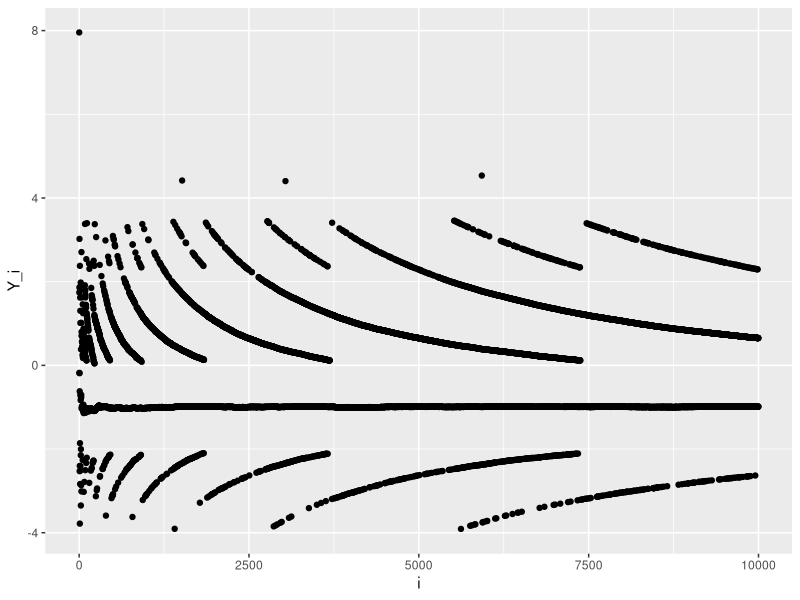
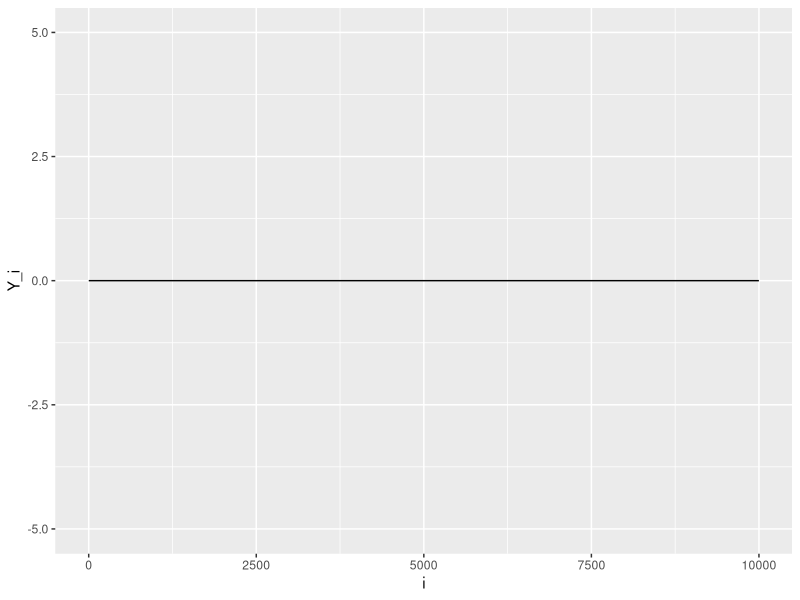

Reproduce these figures in R, in order.
## ---- chunk 1
knitr::opts_chunk$set(echo = TRUE)
## ---- chunk 2
x1 <- 1 ; x2 <- 1/2
if (isTRUE(all.equal( x1 - x2, 1/2))){
  print("substraction is correct")
}else{
  print("substraction is wrong")
}
## ---- chunk 3
epsilon = 10^(-15)

derivative <- function(x){
  stopifnot(is.numeric(x))
  dx <- ((x+epsilon) - x)/(epsilon)
  return(dx)
}

## ---- chunk 4
x1 = 1
x2 = 100000
derivative(x1)
derivative(x2)
## ---- chunk 5
library(ggplot2)
## ---- chunk 6
myvar <- function(x){
  stopifnot(is.vector(x),
            is.numeric(x))
  n <- length(x)
  variance <- (1/(n-1))*(sum(x^2) - (1/n)*((sum(x))^2))
  return(variance)
}

vect_x <- rnorm(10000, mean = 10^8, sd = 1)

Y <- c()
for (i in 1:length(vect_x)){
  Y[i] <- myvar(vect_x[1:i]) - var(vect_x[1:i])
}

Y = Y[!is.na(Y)]

## ---- chunk 7
data_Y <- data.frame(values = Y, len = 1:length(Y))
plot_dependence <- ggplot(data = data_Y) +
  geom_point(aes(x = len, y = values)) + 
  xlab("i") +
  ylab("Y_i")

print(plot_dependence)
## ---- chunk 8
myvar_improved <- function(x){
  stopifnot(is.vector(x),
            is.numeric(x))
  mu <- mean(x)
  n <- length(x)
  variance_improved <- sum((x - mu)^2)/(n-1)
  return(variance_improved)
}

Y_improved <- c()
for (i in 1:length(vect_x)){
  Y_improved[i] <- myvar_improved(vect_x[1:i]) - var(vect_x[1:i])
}

Y_improved = Y_improved[!is.na(Y_improved)]

data_Y_improved <- data.frame(values = Y_improved, len = 1:length(Y_improved))

plot_dependence_improved <- 
  ggplot(data = data_Y_improved) +
  geom_line(aes(x = len, y = values)) + 
  xlab("i") +
  ylab("Y_i") + 
  ylim(-5,5)

print(plot_dependence_improved)
## ---- chunk 9
# Formulae A
binom_a <- function(n,k){
  stopifnot(is.numeric(n), is.numeric(k))
  coeff_a <- prod(1:n) / (prod(1:k) * prod(1:(n-k)))
  cat("Formulae A:\nn =", n, ", k =", k,
      "\nprod(1:n):", prod(1:n),
      "\nprod(1:k):", prod(1:k),
      "\nprod(1:(n-k)):", prod(1:(n-k)),
      "\n->", n, "choose", k, "=", coeff_a, "\n\n")
  return(coeff_a)
}
# Formulae B
binom_b <- function(n,k){
  stopifnot(is.numeric(n), is.numeric(k))
  coeff_b <- prod((k+1):n) / prod(1:(n-k))
  cat("Formulae B:\nn =", n, ", k =", k,
      "\nprod((k+1):n):", prod((k+1):n),
      "\nprod(1:(n-k)):", prod(1:(n-k)),
      "\n->", n, "choose", k, "=", coeff_b, "\n\n")
  return(coeff_b)
}
# Formulae C
binom_c <- function(n,k){
  stopifnot(is.numeric(n), is.numeric(k))
  coeff_c <- prod(((k+1):n) / (1:(n-k)))
  cat("Formulae C:\nn =", n, ", k =", k,
      "\nprod(((k+1):n) / (1:(n-k))):", prod(((k+1):n) / (1:(n-k))),
      "\n->", n, "choose", k, "=", coeff_c, "\n\n")
  return(coeff_c)
}


n <- c(2, 10, 10^2, 10^4)
k1 <- c(1, 8, 98, 9995)
k2 <- c(0, 1, 2, 4)
## ---- chunk 10
for(i in 1:4){
  
  # Small difference between n and k
  binom_a(n[i], k1[i])
  binom_b(n[i], k1[i])
  binom_c(n[i], k1[i])

  # Big difference between n and k
  binom_a(n[i], k2[i])
  binom_b(n[i], k2[i])
  binom_c(n[i], k2[i])
}
